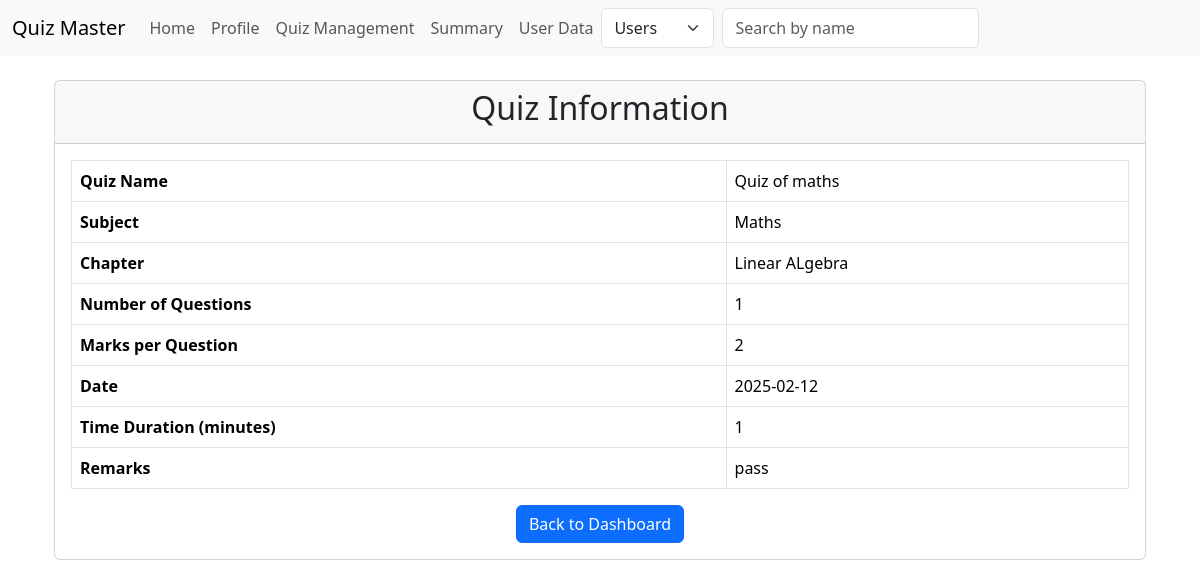
Screenshot of /quiz/2/show (signed in) with the database file from the repository.
### models.py (models this page shows)
class User(db.Model):
    id = db.Column(db.Integer, primary_key = True)
    username = db.Column(db.String(50), unique = True, nullable = False)
    password_hash = db.Column(db.String(256),  nullable = False)
    full_name = db.Column(db.String(100), nullable = True)
    qualification = db.Column(db.String(255), nullable = True)
    dob = db.Column(db.String(20), nullable = True)
    is_admin = db.Column(db.Boolean, nullable = False, default = False)

class Quiz(db.Model):
    id = db.Column(db.Integer, primary_key = True)
    name = db.Column(db.String(255), nullable = False)
    no_of_question = db.Column(db.Integer, nullable = False)
    marks = db.Column(db.Integer, nullable = False)
    date = db.Column(db.DateTime, default=datetime.utcnow)
    time = db.Column(db.Integer, default=int(datetime.utcnow().timestamp()))
    remark = db.Column(db.String(255))
    chapter_id = db.Column(db.Integer, db.ForeignKey('chapter.id'), nullable=False)
    questions = db.relationship('Question', backref='quiz', lazy=True)

class Subject(db.Model):
    id = db.Column(db.Integer, primary_key = True)
    name = db.Column(db.String(64), nullable = False, unique = True)
    description = db.Column(db.String(150))
    chapters = db.relationship('Chapter', backref='subject', cascade='all, delete')

class Chapter(db.Model):
    id = db.Column(db.Integer, primary_key = True)
    name = db.Column(db.String(64 ), nullable = False)
    description = db.Column(db.String(100))
    subject_id = db.Column(db.Integer, db.ForeignKey('subject.id'), nullable=False)

### routes.py (the view)
@app.route('/quiz/<int:id>/show')
@admin_requried
def show_quiz(id):
    user = User.query.get(session['user_id'])
    quiz = Quiz.query.get_or_404(id)
    chapter = Chapter.query.get(quiz.chapter_id)
    subject = Subject.query.get(chapter.subject_id)
    return render_template('show_quiz_info.html', quiz=quiz, chapter=chapter, subject=subject, user=user)

### routes.py (called while the page is built)
def admin_requried(func):
    @wraps(func)
    def decorated_function(*args, **kwargs):
        if 'user_id' not in session:
            return redirect(url_for('login'))
        user = User.query.get(session['user_id'])
        if not user or not user.is_admin:  # Add user existence check
            return redirect(url_for('home'))
        return func(*args, **kwargs)
    return decorated_function

### templates/show_quiz_info.html
{% extends 'layout.html' %}
{% block content %}
<div class="container mt-4">
    <div class="card custom-card">
        <div class="card-header">
            <h2 class="text-center">Quiz Information</h2>
        </div>
        <div class="card-body">
            <table class="table table-bordered">
                <tr>
                    <th>Quiz Name</th>
                    <td>{{ quiz.name }}</td>
                </tr>
                <tr>
                    <th>Subject</th>
                    <td>{{ subject.name }}</td>
                </tr>
                <tr>
                    <th>Chapter</th>
                    <td>{{ chapter.name }}</td>
                </tr>
                <tr>
                    <th>Number of Questions</th>
                    <td>{{ quiz.no_of_question }}</td>
                </tr>
                <tr>
                    <th>Marks per Question</th>
                    <td>{{ quiz.marks }}</td>
                </tr>
                <tr>
                    <th>Date</th>
                    <td>{{ quiz.date.strftime('%Y-%m-%d') }}</td>
                </tr>
                <tr>
                    <th>Time Duration (minutes)</th>
                    <td>{{ quiz.time }}</td>
                </tr>
                {% if quiz.remark %}
                <tr>
                    <th>Remarks</th>
                    <td>{{ quiz.remark }}</td>
                </tr>
                {% endif %}
            </table>
            <div class="text-center mt-3">
                <a href="{{ url_for('quiz_management') }}" class="btn btn-primary">Back to Dashboard</a>
            </div>
        </div>
    </div>
</div>
{% endblock %}

### templates/navbar.html (shortened to what this page needs)
<nav class="navbar navbar-expand-lg bg-body-tertiary">
    <div class="container-fluid">
        <a class="navbar-brand" href="/">Quiz Master</a>
        <div class="collapse navbar-collapse" id="navbarSupportedContent">
            <ul class="navbar-nav me-auto mb-2 mb-lg-0">
                {% if 'user_id' in session %}
                <li class="nav-item">
                    <a class="nav-link" href="{{ url_for('home') }}">Home</a>
                </li>
                <li class="nav-item">
                    <a class="nav-link" href="{{ url_for('profile') }}">Profile</a>
                </li>
                {% if user and user.is_admin %}
                <li class="nav-item">
                    <a class="nav-link" href="{{ url_for('quiz_management') }}">Quiz Management</a>
                </li>
                <li class="nav-item">
                    <a class="nav-link" href="{{ url_for('summary') }}">Summary</a>
                </li>
                <li class="nav-item">
                    <a class="nav-link" href="{{ url_for('user_data') }}">User Data</a>
                </li>
                {% endif %}
                <form class="d-flex" method="GET" action="{{ url_for('search') }}">
                    <select class="form-select me-2" name="source" style="width: auto;">
                        {% if user.is_admin %}
                        <option value="users" {% if source=='users' %}selected{% endif %}>Users</option>
                        {% endif %}
                    </select>
                    <input class="form-control me-2" type="search" placeholder="Search by name" name="q"
                        value="{{ request.args.get('q', '') }}">
                    <button class="btn btn-outline-light" type="submit">Search</button>
                </form>
                {% endif %}
            </ul>
        </div>
    </div>
</nav>

### rows the page displays
User: source "Users"
Quiz: name "Quiz of maths", no_of_question "1", marks "2", date "2025-02-12", time "1", remark "pass"
Subject: name "Maths"
Chapter: name "Linear ALgebra"
